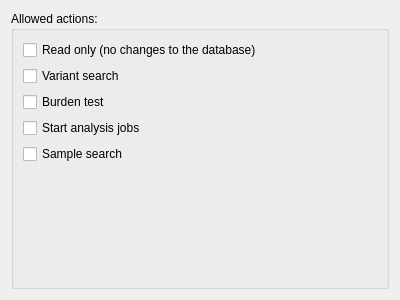
<?xml version="1.0" encoding="UTF-8"?>
<ui version="4.0">
 <class>DBTableActionPermissions</class>
 <widget class="QWidget" name="DBTableActionPermissions">
  <property name="geometry">
   <rect>
    <x>0</x>
    <y>0</y>
    <width>400</width>
    <height>300</height>
   </rect>
  </property>
  <property name="minimumSize">
   <size>
    <width>400</width>
    <height>300</height>
   </size>
  </property>
  <property name="windowTitle">
   <string>Form</string>
  </property>
  <layout class="QVBoxLayout" name="verticalLayout_2">
   <item>
    <layout class="QVBoxLayout" name="verticalLayout">
     <item>
      <widget class="QGroupBox" name="groupBox">
       <property name="title">
        <string>Allowed actions:</string>
       </property>
       <layout class="QFormLayout" name="formLayout">
        <item row="0" column="0">
         <widget class="QCheckBox" name="read_only_cb">
          <property name="text">
           <string>Read only (no changes to the database)</string>
          </property>
         </widget>
        </item>
        <item row="1" column="0">
         <widget class="QCheckBox" name="variant_search_cb">
          <property name="text">
           <string>Variant search</string>
          </property>
         </widget>
        </item>
        <item row="2" column="0">
         <widget class="QCheckBox" name="burden_test_cb">
          <property name="text">
           <string>Burden test</string>
          </property>
         </widget>
        </item>
        <item row="3" column="0">
         <widget class="QCheckBox" name="start_analysis_jobs_cb">
          <property name="text">
           <string>Start analysis jobs</string>
          </property>
         </widget>
        </item>
        <item row="4" column="0">
         <widget class="QCheckBox" name="sample_search_cb">
          <property name="text">
           <string>Sample search</string>
          </property>
         </widget>
        </item>
        <item row="5" column="0">
         <spacer name="verticalSpacer">
          <property name="orientation">
           <enum>Qt::Orientation::Vertical</enum>
          </property>
          <property name="sizeHint" stdset="0">
           <size>
            <width>20</width>
            <height>40</height>
           </size>
          </property>
         </spacer>
        </item>
       </layout>
      </widget>
     </item>
    </layout>
   </item>
  </layout>
 </widget>
 <resources/>
 <connections/>
</ui>
